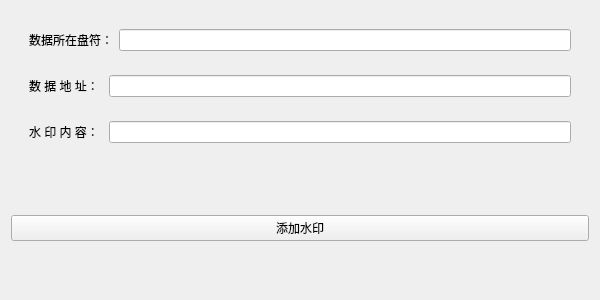
<?xml version="1.0" encoding="UTF-8"?>
<ui version="4.0">
 <class>addshuiyin</class>
 <widget class="QWidget" name="addshuiyin">
  <property name="geometry">
   <rect>
    <x>0</x>
    <y>0</y>
    <width>600</width>
    <height>300</height>
   </rect>
  </property>
  <property name="minimumSize">
   <size>
    <width>600</width>
    <height>300</height>
   </size>
  </property>
  <property name="maximumSize">
   <size>
    <width>600</width>
    <height>300</height>
   </size>
  </property>
  <property name="windowTitle">
   <string>Form</string>
  </property>
  <layout class="QVBoxLayout" name="verticalLayout_2">
   <item>
    <widget class="QWidget" name="widget_4" native="true">
     <layout class="QVBoxLayout" name="verticalLayout">
      <item>
       <widget class="QWidget" name="widget_3" native="true">
        <layout class="QFormLayout" name="formLayout">
         <item row="0" column="0">
          <widget class="QLabel" name="label_3">
           <property name="text">
            <string>数据所在盘符：</string>
           </property>
          </widget>
         </item>
         <item row="0" column="1">
          <widget class="QLineEdit" name="lineEdit_3">
           <property name="sizePolicy">
            <sizepolicy hsizetype="Expanding" vsizetype="Expanding">
             <horstretch>0</horstretch>
             <verstretch>0</verstretch>
            </sizepolicy>
           </property>
          </widget>
         </item>
        </layout>
       </widget>
      </item>
      <item>
       <widget class="QWidget" name="widget" native="true">
        <layout class="QHBoxLayout" name="horizontalLayout">
         <item>
          <widget class="QLabel" name="label">
           <property name="text">
            <string>数 据 地 址： </string>
           </property>
          </widget>
         </item>
         <item>
          <widget class="QLineEdit" name="lineEdit">
           <property name="sizePolicy">
            <sizepolicy hsizetype="Expanding" vsizetype="Expanding">
             <horstretch>0</horstretch>
             <verstretch>0</verstretch>
            </sizepolicy>
           </property>
          </widget>
         </item>
        </layout>
       </widget>
      </item>
      <item>
       <widget class="QWidget" name="widget_2" native="true">
        <layout class="QHBoxLayout" name="horizontalLayout_2">
         <item>
          <widget class="QLabel" name="label_2">
           <property name="text">
            <string>水 印 内 容： </string>
           </property>
          </widget>
         </item>
         <item>
          <widget class="QLineEdit" name="lineEdit_2">
           <property name="sizePolicy">
            <sizepolicy hsizetype="Expanding" vsizetype="Expanding">
             <horstretch>0</horstretch>
             <verstretch>0</verstretch>
            </sizepolicy>
           </property>
          </widget>
         </item>
        </layout>
       </widget>
      </item>
     </layout>
    </widget>
   </item>
   <item>
    <spacer name="verticalSpacer_2">
     <property name="orientation">
      <enum>Qt::Vertical</enum>
     </property>
     <property name="sizeHint" stdset="0">
      <size>
       <width>20</width>
       <height>40</height>
      </size>
     </property>
    </spacer>
   </item>
   <item>
    <widget class="QPushButton" name="pushButton">
     <property name="text">
      <string>添加水印</string>
     </property>
    </widget>
   </item>
   <item>
    <spacer name="verticalSpacer">
     <property name="orientation">
      <enum>Qt::Vertical</enum>
     </property>
     <property name="sizeHint" stdset="0">
      <size>
       <width>20</width>
       <height>40</height>
      </size>
     </property>
    </spacer>
   </item>
  </layout>
 </widget>
 <resources/>
 <connections/>
</ui>
